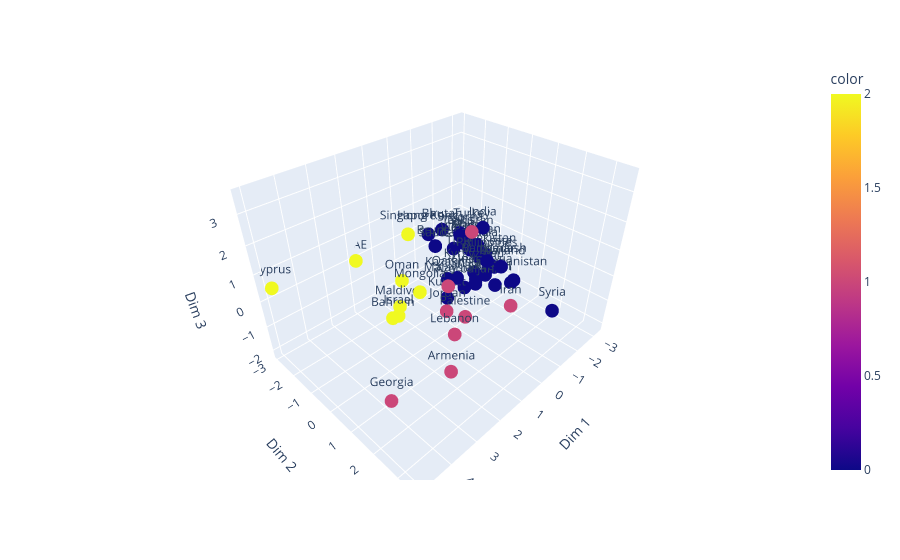

Notebook code cell kept with this figure:
### Code cell
# Graphique 3D de l'ACP.  Clustering Inclus. 
fig = px.scatter_3d(dim_pca_df_aug, x='Dim 1', y='Dim 2', z='Dim 3', text = 'Country', color = group)
fig.show()

### Figure 1 — Plotly figure (JSON) as saved in the notebook; plotly's stock layout.template omitted (floating-point values rounded to 4 significant figures)
{"data": [{"hovertemplate": "Dim 1=%{x}<br>Dim 2=%{y}<br>Dim 3=%{z}<br>Country=%{text}<br>color=%{marker.color}<extra></extra>", "legendgroup": "", "marker": {"color": [0, 0, 0, 2, 1, 0, 0, 0, 0, 0, 0, 2, 0, 0, 0, 0, 1, 0, 2, 0, 0, 2, 2, 1, 0, 1, 0, 0, 0, 0, 1, 0, 2, 0, 1, 0, 0, 0, 1, 2, 0, 0, 0, 0, 0, 2, 0, 1, 0], "coloraxis": "coloraxis", "symbol": "circle"}, "mode": "markers+text", "name": "", "scene": "scene", "showlegend": false, "text": ["Yemen", "Vietnam", "Uzbekistan", "UAE", "Turkey", "Timor-Leste", "Thailand", "Tajikistan", "Taiwan", "Syria", "Sri Lanka", "Singapore", "Saudi Arabia", "S. Korea", "Qatar", "Philippines", "Palestine", "Pakistan", "Oman", "Nepal", "Myanmar", "Mongolia", "Maldives", "Malaysia", "Macao", "Lebanon", "Laos", "Kyrgyzstan", "Kuwait", "Kazakhstan", "Jordan", "Japan", "Israel", "Iraq", "Iran", "Indonesia", "India", "Hong Kong", "Georgia", "Cyprus", "China", "Cambodia", "Brunei", "Bhutan", "Bangladesh", "Bahrain", "Azerbaijan", "Armenia", "Afghanistan"], "type": "scatter3d", "x": [-3.215, -0.9912, -1.312, 1.843, 2.179, -1.103, -0.5825, -1.272, -1.658, -2.07, -0.429, 0.4111, -0.794, -0.9929, 0.1433, -0.5615, 0.7413, -1.222, 1.118, -0.7849, -1.194, 1.472, 1.856, 1.064, -1.597, 1.288, -0.8123, -0.6889, 0.5288, 0.2144, 0.9025, -1.028, 2.189, -0.03949, 1.749, -0.9451, -0.3025, -0.591, 3.926, 4.989, -1.661, -1.211, -0.1059, -0.846, -1.275, 2.154, -0.01407, 2.152, -1.62], "y": [-0.1195, -0.6383, 0.09481, -2.939, 2.505, -0.009319, 1.34, -0.7091, -1.004, 2.486, 0.4697, -1.846, -0.9014, -0.8048, -0.2485, 0.7892, 1.106, -0.2065, -1.439, 0.9986, 0.3528, -0.1604, -0.7086, 0.6703, -0.8807, 1.181, -0.6144, 0.157, 0.1095, 0.2358, 0.4509, -0.358, -0.3921, 0.7954, 3.49, 0.4305, 0.7625, -1.93, 1.207, -2.695, -1.025, -0.5503, -1.086, -1.51, 0.5341, -0.7371, 0.3542, 1.873, 1.119], "z": [-2.138, 0.4391, 0.1825, -0.0378, 3.552, 0.1223, 0.6384, 0.4383, -0.0443, -1.331, -0.1981, 0.8658, 0.1842, 0.7656, -0.2755, 0.5938, -0.7344, 0.4514, -0.4682, -0.3623, -0.1701, -0.05659, -0.7303, 0.402, 0.1439, -1.074, 0.8054, -0.2199, -0.6539, 0.05082, -0.7993, 0.2809, -0.7257, -0.02259, 1.673, -0.3219, 1.907, 0.4013, -1.933, 0.6244, 0.08773, 0.1639, 0.512, 0.6612, -0.1099, -1.053, -0.3936, -1.554, -0.5392]}], "layout": {"coloraxis": {"colorbar": {"title": {"text": "color"}}, "colorscale": [[0, "#0d0887"], [0.1111, "#46039f"], [0.2222, "#7201a8"], [0.3333, "#9c179e"], [0.4444, "#bd3786"], [0.5556, "#d8576b"], [0.6667, "#ed7953"], [0.7778, "#fb9f3a"], [0.8889, "#fdca26"], [1, "#f0f921"]]}, "legend": {"tracegroupgap": 0}, "margin": {"t": 60}, "scene": {"domain": {"x": [0, 1], "y": [0, 1]}, "xaxis": {"title": {"text": "Dim 1"}}, "yaxis": {"title": {"text": "Dim 2"}}, "zaxis": {"title": {"text": "Dim 3"}}}}}
